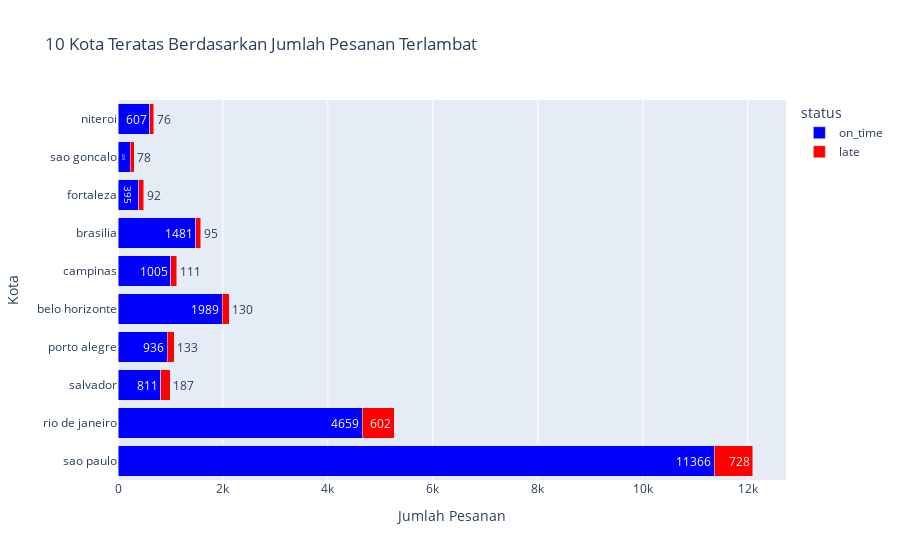

Source (notebook cell):
### Markdown cell above
Bukti ini dapat diperkuat dari grafik di bawah ini, yang menunjukkan bahwa jumlah keterlambatan di Rio de Janeiro hampir menyamai jumlah keterlambatan di São Paulo. Padahal, jika dilihat dari jumlah pengiriman, rasio pengiriman ke São Paulo jauh lebih tinggi dibandingkan dengan Rio de Janeiro.

Grafik ini menggambarkan bahwa meskipun São Paulo menerima jumlah pengiriman yang lebih besar, keterlambatan di Rio de Janeiro hampir setara dengan keterlambatan di São Paulo. Hal ini menunjukkan bahwa kota dengan jumlah pengiriman lebih banyak tidak selalu memiliki jumlah keterlambatan yang lebih besar secara proporsional.

### Code cell
# Langkah 2: Menghitung jumlah pesanan per kota berdasarkan keterlambatan
city_counts = df.groupby(['customer_city', 'is_late']).size().reset_index(name='count')

# Mengubah format data untuk plot
city_pivot = city_counts.pivot(index='customer_city', columns='is_late', values='count').fillna(0)
city_pivot['late'] = city_pivot[1]
city_pivot['on_time'] = city_pivot[0]
city_pivot['total'] = city_pivot['late'] + city_pivot['on_time']

# Mendapatkan 10 kota teratas berdasarkan jumlah pesanan terlambat
top_10_cities = city_pivot.nlargest(10, 'late').reset_index()

# Mengubah Data untuk Plotly
# Melt data untuk format yang sesuai dengan Plotly
top_10_cities_melted = top_10_cities.melt(id_vars='customer_city', value_vars=['on_time', 'late'], var_name='status', value_name='count')

# Visualisasi dengan Plotly
fig = px.bar(
    top_10_cities_melted,
    y='customer_city',
    x='count',
    color='status',
    title='10 Kota Teratas Berdasarkan Jumlah Pesanan Terlambat',
    labels={'count': 'Jumlah Pesanan', 'customer_city': 'Kota'},
    text='count',
    orientation='h',
    color_discrete_map={'on_time': 'blue', 'late': 'red'}
)

fig.update_layout(barmode='stack')
fig.show()

### Figure 1 — Plotly figure (JSON) as saved in the notebook; plotly's stock layout.template omitted (floating-point values rounded to 4 significant figures)
{"data": [{"alignmentgroup": "True", "hovertemplate": "status=on_time<br>Jumlah Pesanan=%{text}<br>Kota=%{y}<extra></extra>", "legendgroup": "on_time", "marker": {"color": "blue", "pattern": {"shape": ""}}, "name": "on_time", "offsetgroup": "on_time", "orientation": "h", "showlegend": true, "text": [11366, 4659, 811, 936, 1989, 1005, 1481, 395, 229, 607], "textposition": "auto", "type": "bar", "x": [11366, 4659, 811, 936, 1989, 1005, 1481, 395, 229, 607], "xaxis": "x", "y": ["sao paulo", "rio de janeiro", "salvador", "porto alegre", "belo horizonte", "campinas", "brasilia", "fortaleza", "sao goncalo", "niteroi"], "yaxis": "y"}, {"alignmentgroup": "True", "hovertemplate": "status=late<br>Jumlah Pesanan=%{text}<br>Kota=%{y}<extra></extra>", "legendgroup": "late", "marker": {"color": "red", "pattern": {"shape": ""}}, "name": "late", "offsetgroup": "late", "orientation": "h", "showlegend": true, "text": [728, 602, 187, 133, 130, 111, 95, 92, 78, 76], "textposition": "auto", "type": "bar", "x": [728, 602, 187, 133, 130, 111, 95, 92, 78, 76], "xaxis": "x", "y": ["sao paulo", "rio de janeiro", "salvador", "porto alegre", "belo horizonte", "campinas", "brasilia", "fortaleza", "sao goncalo", "niteroi"], "yaxis": "y"}], "layout": {"barmode": "stack", "legend": {"title": {"text": "status"}, "tracegroupgap": 0}, "title": {"text": "10 Kota Teratas Berdasarkan Jumlah Pesanan Terlambat"}, "xaxis": {"anchor": "y", "domain": [0, 1], "title": {"text": "Jumlah Pesanan"}}, "yaxis": {"anchor": "x", "domain": [0, 1], "title": {"text": "Kota"}}}}
